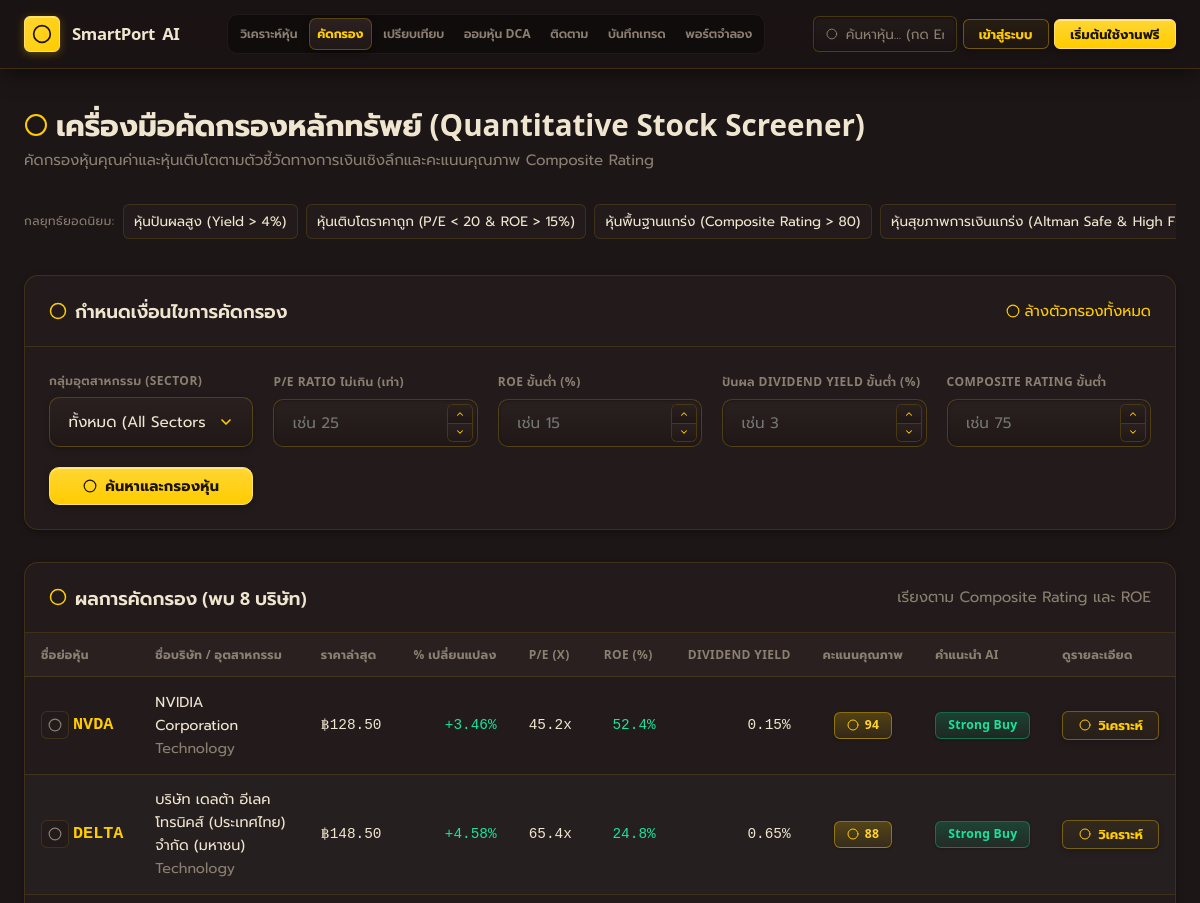
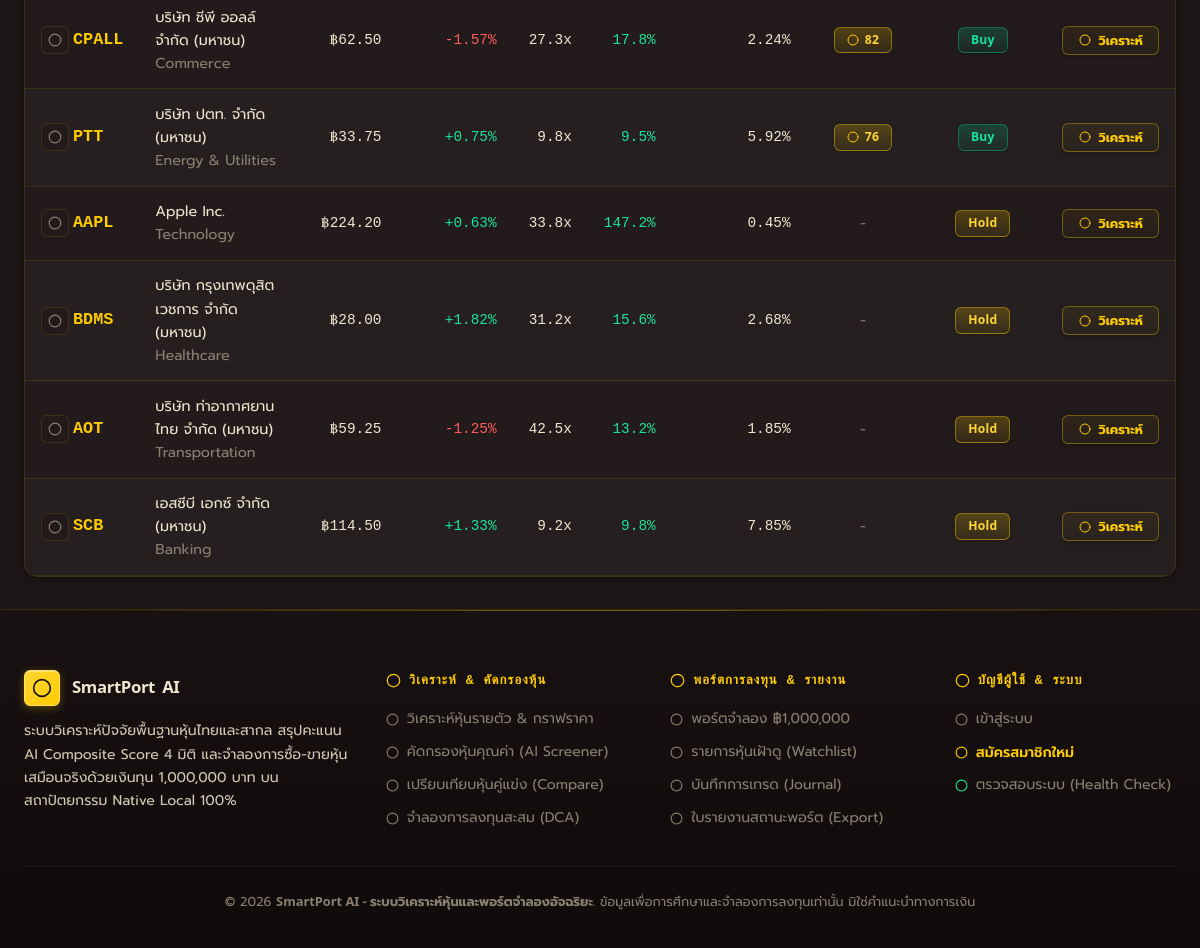
Page /pages/screener.php on the committed database (2 pictures, top to bottom).
### tables this page shows
CREATE TABLE `stocks` (
    `id` INT AUTO_INCREMENT PRIMARY KEY,
    `symbol` VARCHAR(20) NOT NULL UNIQUE COMMENT 'ชื่อย่อหุ้น เช่น PTT, CPALL, DELTA, NVDA',
    `name_th` VARCHAR(150) NULL COMMENT 'ชื่อบริษัทภาษาไทย',
    `name_en` VARCHAR(150) NOT NULL COMMENT 'ชื่อบริษัทภาษาอังกฤษ',
    `market` VARCHAR(20) NOT NULL DEFAULT 'SET' COMMENT 'ตลาดหลักทรัพย์ เช่น SET, mai, NASDAQ',
    `sector` VARCHAR(50) NOT NULL COMMENT 'กลุ่มอุตสาหกรรม',
    `current_price` DECIMAL(10,2) NOT NULL COMMENT 'ราคาล่าสุด',
    `previous_close` DECIMAL(10,2) NOT NULL COMMENT 'ราคาปิดวันก่อนหน้า',
    `price_change` DECIMAL(10,2) NOT NULL COMMENT 'ราคาที่เปลี่ยนแปลง (+/-)',
    `percent_change` DECIMAL(6,2) NOT NULL COMMENT 'เปอร์เซ็นต์ที่เปลี่ยนแปลง (+/- %)',
    `day_high` DECIMAL(10,2) NOT NULL COMMENT 'ราคาสูงสุดของวัน',
    `day_low` DECIMAL(10,2) NOT NULL COMMENT 'ราคาต่ำสุดของวัน',
    `volume` BIGINT NOT NULL DEFAULT 0 COMMENT 'ปริมาณการซื้อขาย',
    `market_cap` DECIMAL(18,2) NOT NULL DEFAULT 0.00 COMMENT 'มูลค่าหลักทรัพย์ตามราคาตลาด (ล้านบาท/ดอลลาร์)',
    `updated_at` TIMESTAMP DEFAULT CURRENT_TIMESTAMP ON UPDATE CURRENT_TIMESTAMP,
    INDEX `idx_stock_symbol` (`symbol`),
    INDEX `idx_stock_sector` (`sector`),
    INDEX `idx_stock_market` (`market`)
);

CREATE TABLE `financial_metrics` (
    `id` INT AUTO_INCREMENT PRIMARY KEY,
    `stock_id` INT NOT NULL,
    `pe_ratio` DECIMAL(8,2) NULL COMMENT 'Price to Earnings Ratio',
    `eps` DECIMAL(8,2) NULL COMMENT 'Earnings Per Share (กำไรต่อหุ้น)',
    `roe` DECIMAL(6,2) NULL COMMENT 'Return on Equity (% ผลตอบแทนต่อส่วนของผู้ถือหุ้น)',
    `roa` DECIMAL(6,2) NULL COMMENT 'Return on Assets (% ผลตอบแทนต่อสินทรัพย์รวม)',
    `pbv_ratio` DECIMAL(8,2) NULL COMMENT 'Price to Book Value',
    `dividend_yield` DECIMAL(6,2) NULL COMMENT 'Dividend Yield (% อัตราปันผลตอบแทน)',
    `revenue` DECIMAL(18,2) NULL COMMENT 'รายได้รวม (Total Revenue)',
    `revenue_growth_yoy` DECIMAL(6,2) NULL COMMENT 'การเติบโตของรายได้เทียบปีก่อน (% YoY)',
    `net_profit` DECIMAL(18,2) NULL COMMENT 'กำไรสุทธิ (Net Profit)',
    `net_profit_margin` DECIMAL(6,2) NULL COMMENT 'อัตรากำไรสุทธิ (% Net Margin)',
    `de_ratio` DECIMAL(6,2) NULL COMMENT 'Debt to Equity (หนี้สินต่อทุน)',
    `current_ratio` DECIMAL(6,2) NULL COMMENT 'Current Ratio (อัตราส่วนสภาพคล่อง)',
    `free_cash_flow` DECIMAL(18,2) NULL COMMENT 'กระแสเงินสดอิสระ (Free Cash Flow)',
    `fiscal_year` INT NOT NULL COMMENT 'ปีงบการเงิน',
    `quarter` ENUM('Q1', 'Q2', 'Q3', 'Q4', 'FY') NOT NULL DEFAULT 'FY' COMMENT 'ไตรมาส',
    `updated_at` TIMESTAMP DEFAULT CURRENT_TIMESTAMP ON UPDATE CURRENT_TIMESTAMP,
    FOREIGN KEY (`stock_id`) REFERENCES `stocks`(`id`) ON DELETE CASCADE,
    UNIQUE KEY `uk_stock_fiscal` (`stock_id`, `fiscal_year`, `quarter`)
);

CREATE TABLE `ai_analyses` (
    `id` INT AUTO_INCREMENT PRIMARY KEY,
    `stock_id` INT NOT NULL,
    `total_score` INT NOT NULL COMMENT 'คะแนนภาพรวม AI (0 - 100)',
    `growth_score` INT NOT NULL COMMENT 'คะแนนด้านการเติบโต (0 - 100)',
    `profitability_score` INT NOT NULL COMMENT 'คะแนนความสามารถทำกำไร (0 - 100)',
    `financial_health_score` INT NOT NULL COMMENT 'คะแนนสุขภาพทางการเงิน (0 - 100)',
    `valuation_score` INT NOT NULL COMMENT 'คะแนนความคุ้มค่าของราคา (0 - 100)',
    `recommendation` ENUM('Strong Buy', 'Buy', 'Hold', 'Wait & See', 'Sell') NOT NULL DEFAULT 'Hold' COMMENT 'คำแนะนำจาก AI',
    `summary_th` TEXT NOT NULL COMMENT 'บทสรุปภาพรวมผู้บริหารภาษาไทย',
    `strengths_json` JSON NOT NULL COMMENT 'รายการจุดเด่น/โอกาส (Array of strings)',
    `risks_json` JSON NOT NULL COMMENT 'รายการความเสี่ยง/จุดควรระวัง (Array of strings)',
    `ai_model` VARCHAR(50) DEFAULT 'Gemini Financial Analyst Engine',
    `analyzed_at` TIMESTAMP DEFAULT CURRENT_TIMESTAMP,
    FOREIGN KEY (`stock_id`) REFERENCES `stocks`(`id`) ON DELETE CASCADE,
    INDEX `idx_ai_stock` (`stock_id`)
);

### functions/helpers.php (called while the page is built, shortened)
<?php
function e(?string $value): string
{
    if ($value === null || $value === '') {
        return '';
    }
    return htmlspecialchars($value, ENT_QUOTES | ENT_SUBSTITUTE, 'UTF-8');
}
function formatPercent(float $percent, bool $showPlus = true, int $decimals = 2): string
{
    $sign = '';
    if ($showPlus && $percent > 0) {
        $sign = '+';
    }
    return $sign . number_format($percent, $decimals, '.', ',') . '%';
}
function getPnlColorClass(float $change): string
{
    if ($change > 0) {
        return 'text-gain';
    }
    if ($change < 0) {
        return 'text-loss';
    }
    return 'text-neutral';
}

### functions/stocks.php (called while the page is built, shortened)
<?php
require_once __DIR__ . '/helpers.php';
function screenStocks(PDO $pdo, array $filters = []): array
{
    $sql = "SELECT s.id, s.symbol, s.name_th, s.name_en, s.sector, s.current_price, s.percent_change,
                   fm.pe_ratio, fm.eps, fm.roe, fm.dividend_yield, fm.revenue_growth_yoy, fm.de_ratio,
                   ai.total_score, ai.recommendation
            FROM stocks s
            INNER JOIN financial_metrics fm ON s.id = fm.stock_id AND fm.quarter = 'FY'
            LEFT JOIN ai_analyses ai ON s.id = ai.stock_id
            WHERE 1=1";
    $params = [];
    $sql .= " ORDER BY ai.total_score DESC, fm.roe DESC";
    $stmt = $pdo->prepare($sql);
    $stmt->execute($params);
    return $stmt->fetchAll();
}

### pages/screener.php (the view, shortened to what this page needs)
<?php
require_once __DIR__ . '/../functions/helpers.php';
require_once __DIR__ . '/../functions/icons.php';
require_once __DIR__ . '/../functions/auth.php';
require_once __DIR__ . '/../functions/stocks.php';
$pdo = getDbConnection();
$userWatchlistStockIds = [];
$filters = [
    'sector'    => (string)($_GET['sector'] ?? 'all'),
    'max_pe'    => isset($_GET['max_pe']) && $_GET['max_pe'] !== '' ? (float)$_GET['max_pe'] : null,
    'min_roe'   => isset($_GET['min_roe']) && $_GET['min_roe'] !== '' ? (float)$_GET['min_roe'] : null,
    'min_yield' => isset($_GET['min_yield']) && $_GET['min_yield'] !== '' ? (float)$_GET['min_yield'] : null,
    'min_score' => isset($_GET['min_score']) && $_GET['min_score'] !== '' ? (int)$_GET['min_score'] : null,
];
$screenedStocks = screenStocks($pdo, $filters);
require_once __DIR__ . '/../templates/header.php';
?>
  <main class="main-content">
    <div class="container">
      <div class="section-mb-md">
        <div class="d-flex align-center gap-sm section-mb-xs flex-wrap">
          <h1 class="portfolio-header-title">
            <?= icon('filter', 'text-gold', 24) ?> เครื่องมือคัดกรองหลักทรัพย์ (Quantitative Stock Screener)
          </h1>
        </div>
        <p class="text-sm text-muted">
          คัดกรองหุ้นคุณค่าและหุ้นเติบโตตามตัวชี้วัดทางการเงินเชิงลึกและคะแนนคุณภาพ Composite Rating
        </p>
      </div>
      <div class="watchlist-bar">
        <span class="watchlist-label">
          กลยุทธ์ยอดนิยม:
        </span>
        <a href="<?= e(BASE_URL) ?>/pages/screener.php?sector=all&min_yield=4.0" class="watchlist-chip">
          หุ้นปันผลสูง (Yield > 4%)
        </a>
        <a href="<?= e(BASE_URL) ?>/pages/screener.php?sector=all&max_pe=20&min_roe=15" class="watchlist-chip">
          หุ้นเติบโตราคาถูก (P/E < 20 & ROE > 15%)
        </a>
        <a href="<?= e(BASE_URL) ?>/pages/screener.php?sector=all&min_score=80" class="watchlist-chip">
          หุ้นพื้นฐานแกร่ง (Composite Rating > 80)
        </a>
        <a href="<?= e(BASE_URL) ?>/pages/screener.php?sector=all&max_pe=25&min_roe=12&min_score=75" class="watchlist-chip">
          หุ้นสุขภาพการเงินแกร่ง (Altman Safe & High F-Score)
        </a>
      </div>
      <div class="card section-mb-md">
        <div class="card-header">
          <h2 class="card-title">
            <?= icon('sliders', 'text-gold', 18) ?> กำหนดเงื่อนไขการคัดกรอง
          </h2>
          <a href="<?= e(BASE_URL) ?>/pages/screener.php" class="text-xs text-gold d-flex align-center gap-xs nowrap">
            <?= icon('close', '', 14) ?> ล้างตัวกรองทั้งหมด
          </a>
        </div>
        <div class="card-body">
          <form action="<?= e(BASE_URL) ?>/pages/screener.php" method="GET" class="screener-filter-form">
            <div class="form-group mb-none">
              <label for="filter_sector" class="form-label">กลุ่มอุตสาหกรรม (Sector)</label>
            </div>
            <div class="form-group mb-none">
              <label for="filter_pe" class="form-label">P/E Ratio ไม่เกิน (เท่า)</label>
              <input type="number" id="filter_pe" name="max_pe" class="form-input" placeholder="เช่น 25" step="0.1" value="<?= e((string)$filters['max_pe']) ?>">
            </div>
            <div class="form-group mb-none">
              <label for="filter_roe" class="form-label">ROE ขั้นต่ำ (%)</label>
              <input type="number" id="filter_roe" name="min_roe" class="form-input" placeholder="เช่น 15" step="0.1" value="<?= e((string)$filters['min_roe']) ?>">
            </div>
            <div class="form-group mb-none">
              <label for="filter_yield" class="form-label">ปันผล Dividend Yield ขั้นต่ำ (%)</label>
              <input type="number" id="filter_yield" name="min_yield" class="form-input" placeholder="เช่น 3" step="0.1" value="<?= e((string)$filters['min_yield']) ?>">
            </div>
            <div class="form-group mb-none">
              <label for="filter_score" class="form-label">Composite Rating ขั้นต่ำ</label>
              <input type="number" id="filter_score" name="min_score" class="form-input" placeholder="เช่น 75" min="0" max="100" value="<?= e((string)$filters['min_score']) ?>">
            </div>
            <div>
              <button type="submit" class="btn btn-primary btn-full">
                <?= icon('search', '', 14, '#1D1616') ?> ค้นหาและกรองหุ้น
              </button>
            </div>
          </form>
        </div>
      </div>
      <div class="card">
        <div class="card-header">
          <h2 class="card-title">
            <?= icon('chart-bar', 'text-gold', 18) ?> ผลการคัดกรอง (พบ <?= count($screenedStocks) ?> บริษัท)
          </h2>
          <span class="text-xs text-muted nowrap">
            เรียงตาม Composite Rating และ ROE
          </span>
        </div>
        <div class="table-responsive">
          <table class="financial-table">
            <thead>
              <tr>
                <th>ชื่อย่อหุ้น</th>
                <th>ชื่อบริษัท / อุตสาหกรรม</th>
                <th class="th-right">ราคาล่าสุด</th>
                <th class="th-right">% เปลี่ยนแปลง</th>
                <th class="th-right">P/E (x)</th>
                <th class="th-right">ROE (%)</th>
                <th class="th-right">Dividend Yield</th>
                <th class="th-center">คะแนนคุณภาพ</th>
                <th class="th-center">คำแนะนำ AI</th>
                <th class="th-center">ดูรายละเอียด</th>
              </tr>
            </thead>
            <tbody>
              <?php if (empty($screenedStocks)): ?>
                <tr>
                  <td colspan="10" class="table-empty-cell-padded">
                    ไม่พบข้อมูลหุ้นที่ตรงกับเงื่อนไขการคัดกรอง — กรุณาปรับลดเงื่อนไขเพื่อค้นหาใหม่
                  </td>
                </tr>
              <?php else: ?>
                <?php foreach ($screenedStocks as $s): ?>
                  <tr>
                    <td class="font-bold">
                      <div class="d-flex align-center gap-xs">
                        <?php $isBmk = isset($userWatchlistStockIds[(int)$s['id']]); ?>
                        <button type="button" class="btn-bookmark btn-bm-sm <?= $isBmk ? 'bookmarked' : '' ?>"
                                onclick="window.toggleWatchlistStock(<?= e((string)$s['id']) ?>, this)"
                                title="<?= $isBmk ? 'นำออกจาก Watchlist' : 'เพิ่มใน Watchlist' ?>"
                                aria-label="Toggle Watchlist">
                          <span class="bm-icon-outline <?= $isBmk ? 'd-none' : '' ?>">
                            <?= icon('bookmark', '', 14) ?>
                          </span>
                        </button>
                        <a href="<?= e(BASE_URL) ?>/index.php?symbol=<?= e($s['symbol']) ?>" class="link-gold-mono">
                          <?= e($s['symbol']) ?>
                        </a>
                      </div>
                    </td>
                    <td>
                      <div class="font-medium"><?= e($s['name_th'] ?: $s['name_en']) ?></div>
                      <div class="text-xs text-muted"><?= e($s['sector']) ?></div>
                    </td>
                    <td class="num font-bold">
                      ฿<?= number_format((float)$s['current_price'], 2) ?>
                    </td>
                    <td class="num <?= getPnlColorClass((float)$s['percent_change']) ?>">
                      <?= formatPercent((float)$s['percent_change']) ?>
                    </td>
                    <td class="num">
                      <?= $s['pe_ratio'] ? number_format((float)$s['pe_ratio'], 1) . 'x' : '-' ?>
                    </td>
                    <td class="num font-bold text-gain">
                      <?= $s['roe'] ? number_format((float)$s['roe'], 1) . '%' : '-' ?>
                    </td>
                    <td class="num">
                      <?= $s['dividend_yield'] ? number_format((float)$s['dividend_yield'], 2) . '%' : '-' ?>
                    </td>
                    <td class="th-center">
                      <?php if ($s['total_score']): ?>
                        <span class="badge badge-gold font-bold">
                          <?= icon('star', 'text-gold', 12) ?> <?= (int)$s['total_score'] ?>
                        </span>
                      <?php else: ?>
                        <span class="text-muted">-</span>
                      <?php endif; ?>
                    </td>
                    <td class="th-center">
                      <?php
                      $rec = (string)($s['recommendation'] ?? '');
                      $badgeClass = ($rec === 'Strong Buy' || $rec === 'Buy') ? 'badge-gain' : (($rec === 'Sell') ? 'badge-loss' : 'badge-gold');
                      ?>
                      <span class="badge <?= $badgeClass ?>">
                        <?= e($rec ?: 'Hold') ?>
                      </span>
                    </td>
                    <td class="th-center">
                      <a href="<?= e(BASE_URL) ?>/index.php?symbol=<?= e($s['symbol']) ?>" class="btn btn-outline btn-sm">
                        <?= icon('bot', '', 12) ?> วิเคราะห์
                      </a>
                    </td>
                  </tr>
                <?php endforeach; ?>
              <?php endif; ?>
            </tbody>
          </table>
        </div>
      </div>
    </div>
  </main>
  <?php
  require_once __DIR__ . '/../templates/footer.php';
  ?>

### functions/icons.php (shortened to what this page needs)
<?php
function icon(string $name, string $class = '', int $size = 18, string $color = 'currentColor'): string
{
    $classAttr = $class !== '' ? ' class="' . htmlspecialchars($class, ENT_QUOTES, 'UTF-8') . '"' : '';
    $path = $svgPaths[$name] ?? '<circle cx="12" cy="12" r="10"></circle>';
    return sprintf(
        '<svg xmlns="http://www.w3.org/2000/svg" width="%d" height="%d" viewBox="0 0 24 24" fill="none" stroke="%s" stroke-width="2" stroke-linecap="round" stroke-linejoin="round"%s>%s</svg>',
        $size,
        $size,
        htmlspecialchars($color, ENT_QUOTES, 'UTF-8'),
        $classAttr,
        $path
    );
}

### rows in the picture
stocks: $size 14 (drawn), symbol "NVDA", name_th "NVIDIA Corporation", sector "Technology", current_price "128.50", percent_change "+3.46%", financial_metrics.pe_ratio "45.2", financial_metrics.roe "52.4", financial_metrics.dividend_yield "0.15", ai_analyses.total_score "94", ai_analyses.recommendation "Strong Buy"
stocks: $size 14 (drawn), symbol "DELTA", name_th "บริษัท เดลต้า อีเลคโทรนิคส์ (ประเทศไทย) จำกัด (มหาชน)", sector "Technology", current_price "148.50", percent_change "+4.58%", financial_metrics.pe_ratio "65.4", financial_metrics.roe "24.8", financial_metrics.dividend_yield "0.65", ai_analyses.total_score "88", ai_analyses.recommendation "Strong Buy"
stocks: $size 14 (drawn), symbol "CPALL", name_th "บริษัท ซีพี ออลล์ จำกัด (มหาชน)", sector "Commerce", current_price "62.50", percent_change "-1.57%", financial_metrics.pe_ratio "27.3", financial_metrics.roe "17.8", financial_metrics.dividend_yield "2.24", ai_analyses.total_score "82", ai_analyses.recommendation "Buy"
stocks: $size 14 (drawn), symbol "PTT", name_th "บริษัท ปตท. จำกัด (มหาชน)", sector "Energy & Utilities", current_price "33.75", percent_change "+0.75%", financial_metrics.pe_ratio "9.8", financial_metrics.roe "9.5", financial_metrics.dividend_yield "5.92", ai_analyses.total_score "76", ai_analyses.recommendation "Buy"
financial_metrics: $size 14 (drawn), stock.symbol "AAPL", stock.name_th "Apple Inc.", stock.sector "Technology", stock.current_price "224.20", stock.percent_change "+0.63%", pe_ratio "33.8", roe "147.2", dividend_yield "0.45", rec "Hold"
financial_metrics: $size 14 (drawn), stock.symbol "BDMS", stock.name_th "บริษัท กรุงเทพดุสิตเวชการ จำกัด (มหาชน)", stock.sector "Healthcare", stock.current_price "28.00", stock.percent_change "+1.82%", pe_ratio "31.2", roe "15.6", dividend_yield "2.68", rec "Hold"
financial_metrics: $size 14 (drawn), stock.symbol "AOT", stock.name_th "บริษัท ท่าอากาศยานไทย จำกัด (มหาชน)", stock.sector "Transportation", stock.current_price "59.25", stock.percent_change "-1.25%", pe_ratio "42.5", roe "13.2", dividend_yield "1.85", rec "Hold"
financial_metrics: $size 14 (drawn), stock.symbol "SCB", stock.name_th "เอสซีบี เอกซ์ จำกัด (มหาชน)", stock.sector "Banking", stock.current_price "114.50", stock.percent_change "+1.33%", pe_ratio "9.2", roe "9.8", dividend_yield "7.85", rec "Hold"

### other values in the picture
count($screenedStocks) "8"
APP_TITLE "SmartPort AI - ระบบวิเคราะห์หุ้นและพอร์ตจำลองอัจฉริยะ"
